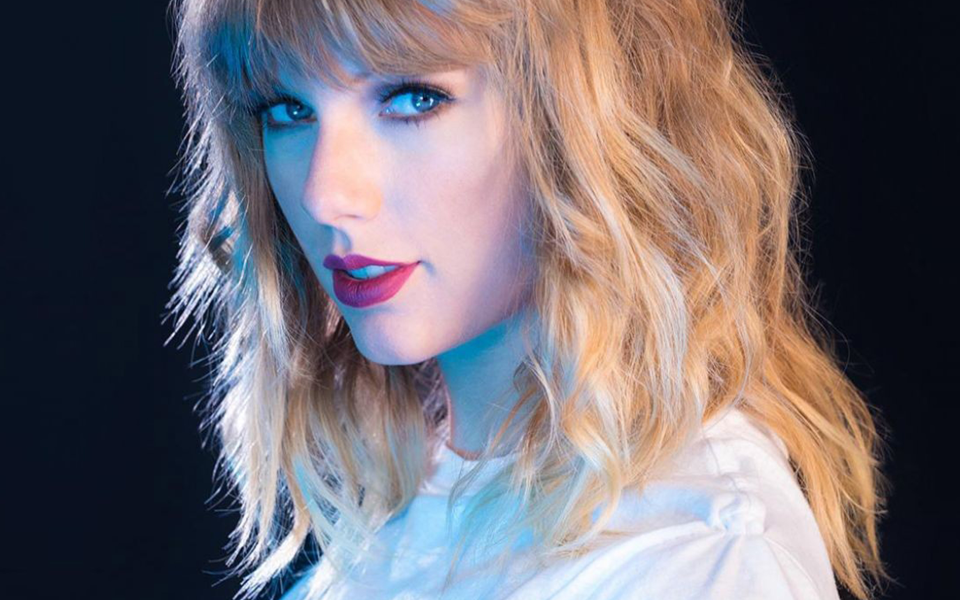
#> input picture TaylorSwift.jpg, 3840 x 2400 px (shown at 1/4 size)
$ jupyter execute 'Task2-Image to Pencil Sketch with Python.ipynb'
#> lines starting #> are read from the running program, lines starting #| are printed output that depends on the picture
LetsGrowMore - August 2021

Executed by: Kriti Yadav Email:ykriti288@gmail.com

## Task 2: Image to Pencil Sketch with Python

### Importing Libraries

[cell 1]
import cv2
from PIL import Image
from IPython.display import display

### Loading Image

Resizing and converting Image into RGB format

[cell 2]
img = cv2.imread('TaylorSwift.jpg',1)
#> img is the input picture: shape (2400, 3840, 3); mean B, G, R 112.6, 106, 112.7
img = cv2.resize(img, (400,250))
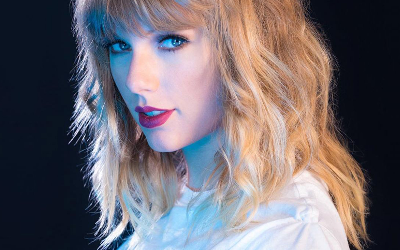
#> img: shape (250, 400, 3); mean B, G, R 112.5, 105.9, 112.6
img = cv2.cvtColor(img, cv2.COLOR_BGR2RGB)
display(Image.fromarray(img))

### Converting Image into Gray Image

[cell 3]
gray_image = cv2.cvtColor(img, cv2.COLOR_BGR2GRAY)
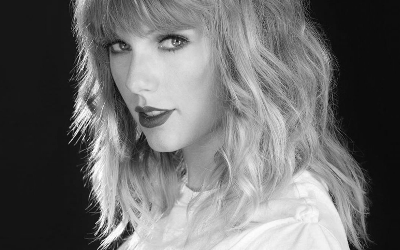
#> gray_image: shape (250, 400); min 4, max 255, mean 108.6
display(Image.fromarray(gray_image))

### Inverting the Image

[cell 4]
inverted_image = cv2.bitwise_not(gray_image)
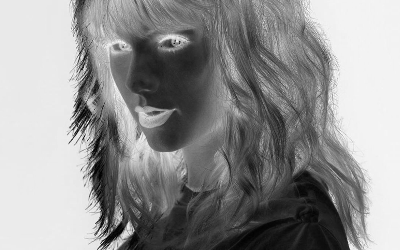
#> inverted_image: shape (250, 400); min 0, max 251, mean 146.4
display(Image.fromarray(inverted_image))

### Blurring the Image using Gaussian Blur

[cell 5]
blurred = cv2.GaussianBlur(inverted_image, (5, 5), 0, 0)
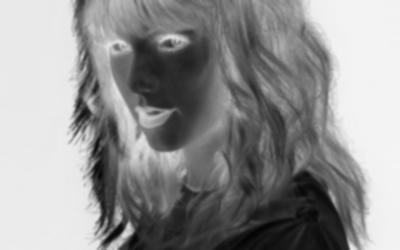
#> blurred: shape (250, 400); min 4, max 244, mean 146.4
display(Image.fromarray(blurred))

### Inverting the Image to get the Final Sketch

[cell 6]
inverted_blurred = 255 - blurred
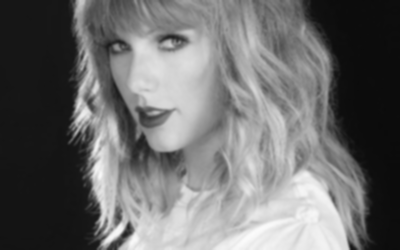
#> inverted_blurred: shape (250, 400); min 11, max 251, mean 108.6
pencil_sketch = cv2.divide(gray_image, inverted_blurred, scale=250.0)
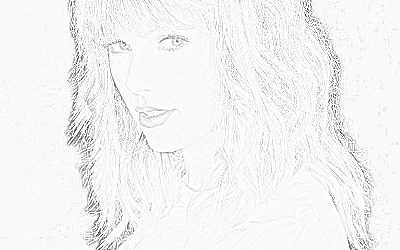
#> pencil_sketch: shape (250, 400); min 16, max 255, mean 244.4
display(Image.fromarray(pencil_sketch))
